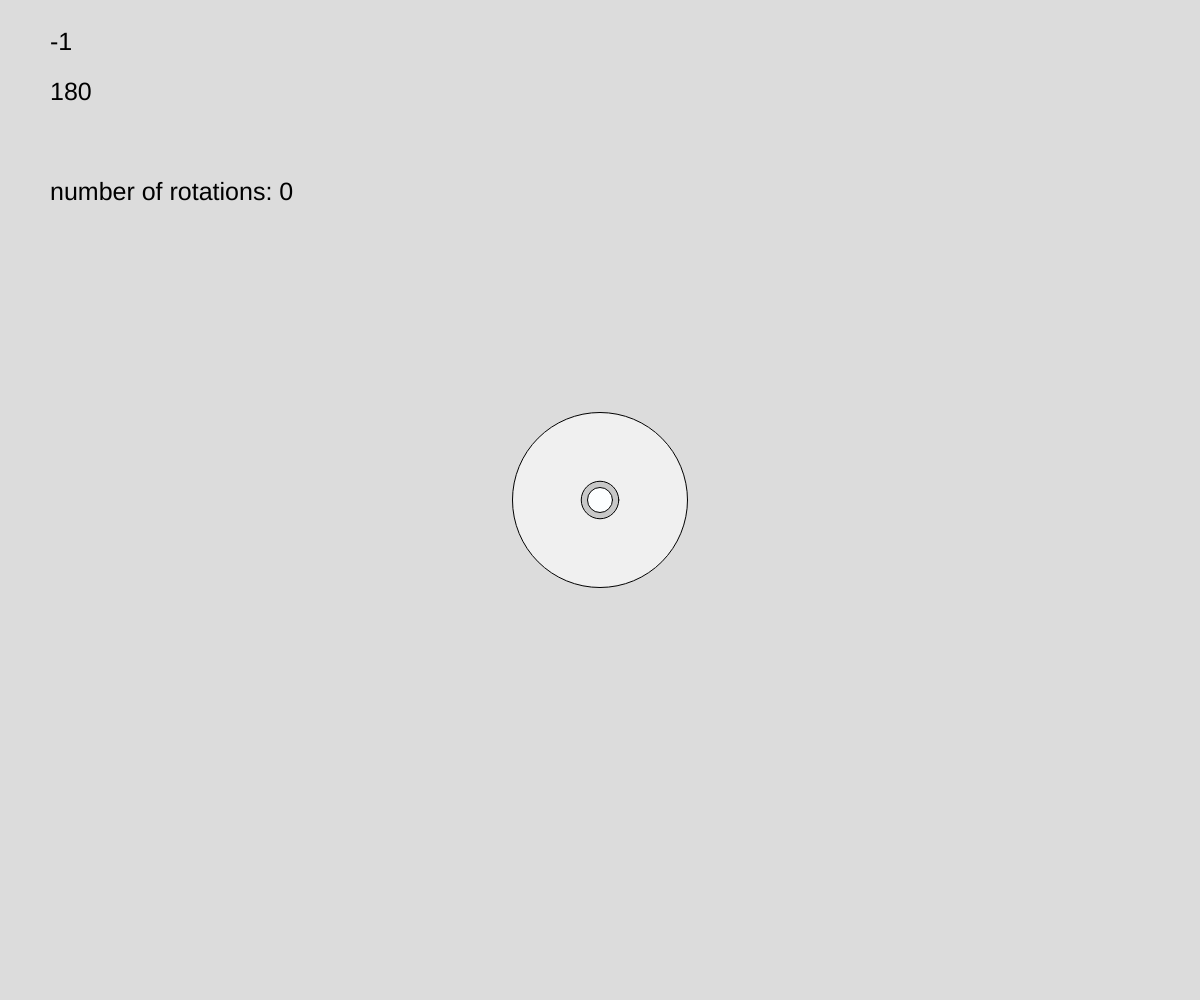
Frame 1 (no input)
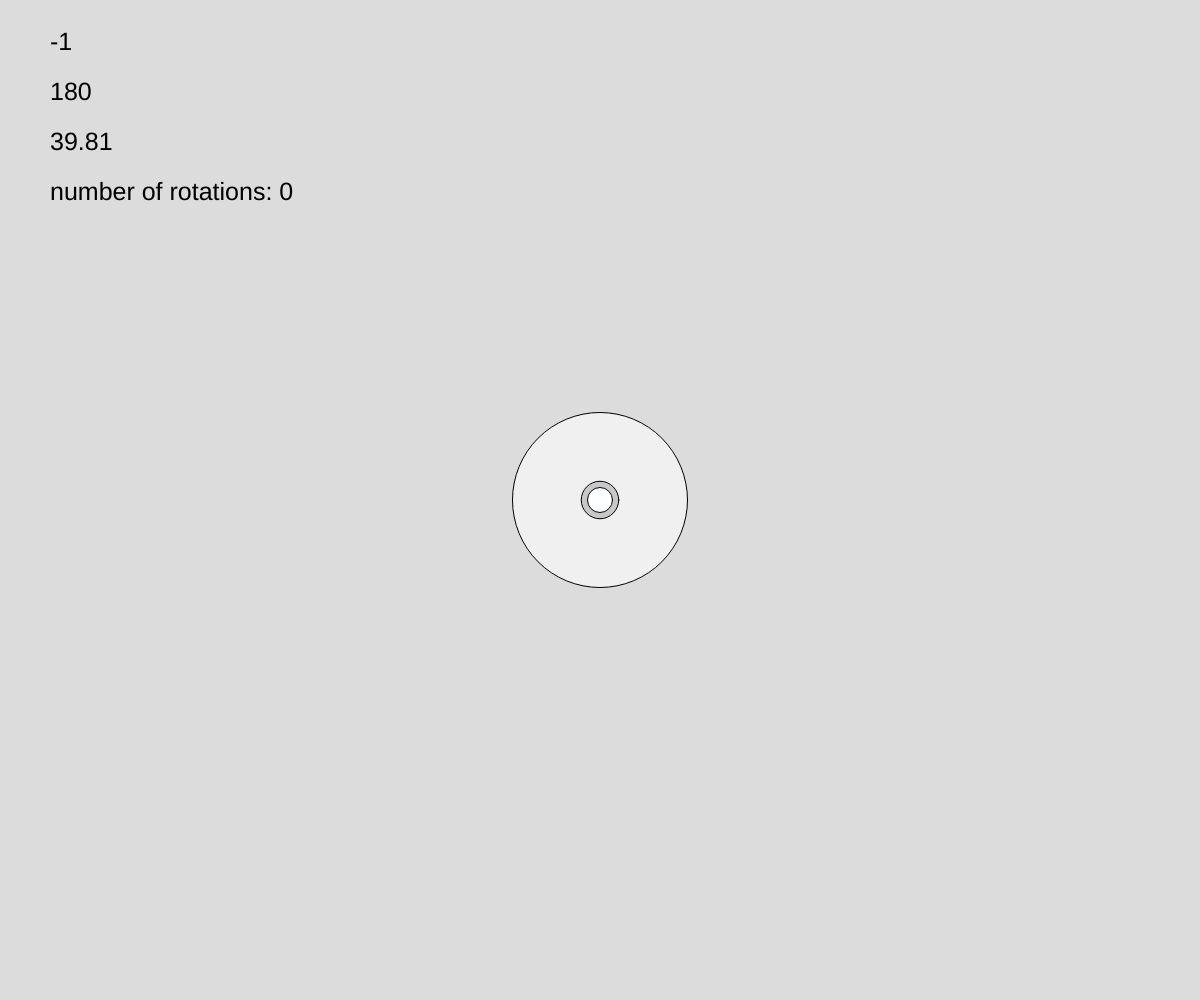
Frame 60 (no input)
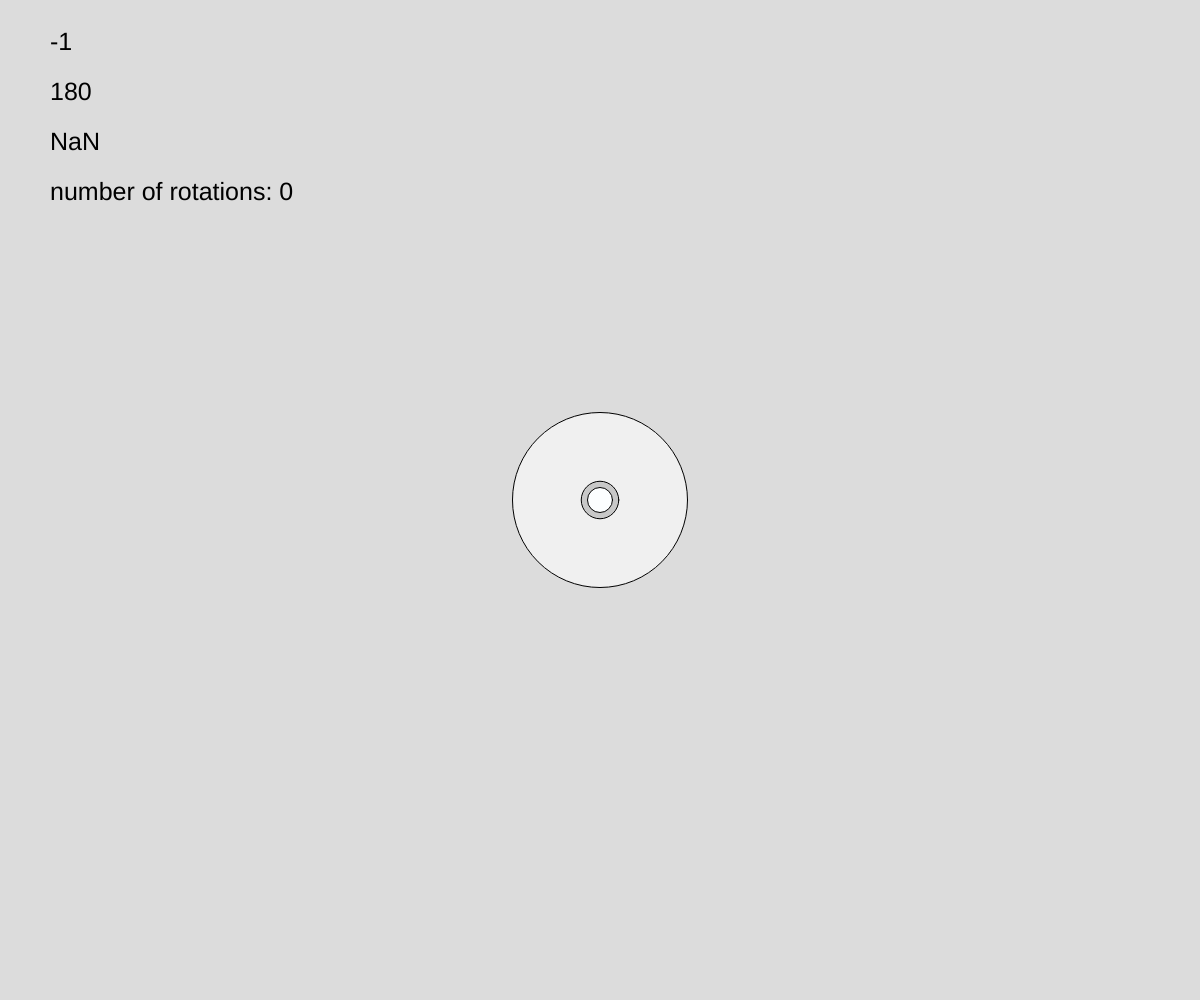
Frame 120 (the mouse pressed at the canvas centre since frame 60)

The p5.js sketch that drew these frames (run headless with seeded random() and noise() and a simulated clock; from frame 60 on, the mouse is pressed at the canvas centre):

// p5.js sketch
// ── sketch.js
let circleOrigin;
let circleSize = 25;

let circleThreshold = circleSize * 7;
let circleCancel = circleSize * 1.5;
let successfulRotations = 0;

let mouseVector;
let angleThresholds = [];
let angleIterations = 8;

let starting = 180;
let multiplier = 0;
let angle;

let withinCircle = false;
let mouseHold = false;
let userLocation = -1;

let configurableColor ='#fcfeff';

function setup() {
  circleOrigin = createVector(windowWidth / 2, windowHeight / 2);
  mouseVector = createVector(0, 0);

  frameRate(60);
  createCanvas(windowWidth, windowHeight);
  angleMode(DEGREES);

  for (let i = 0; i < angleIterations; i++) {
    let difference = 360 / angleIterations;

    if (angleThresholds[i-1] >= 360) {
      angleThresholds[i-1] = 360 - angleIterations;
      starting = 0;
      multiplier = 1;
    }

    append(angleThresholds, starting + (difference * multiplier) );
    multiplier++;
  }

  console.log(angleThresholds);
}

function draw() {
  background(220);

  debugging()
  crankLogic()

}

function debugging() {
  // DEBUGGING
  fill(240);
  circle(circleOrigin.x, circleOrigin.y, circleThreshold);

  fill(200);
  circle(circleOrigin.x, circleOrigin.y, circleCancel);

  fill(0);
  textSize(25);
  text(userLocation, 50, 50);
  text(angleThresholds[userLocation + 1], 50, 100);
  text(angle, 50, 150);
  text( ("number of rotations: "+successfulRotations) , 50, 200);
}

function crankLogic() {
  // Draw
    fill(configurableColor);
    circle(circleOrigin.x, circleOrigin.y, circleSize);

  // Check if within the circle
  if (
    dist(mouseX, mouseY, circleOrigin.x, circleOrigin.y) < circleThreshold / 2
    &
    dist(mouseX, mouseY, circleOrigin.x, circleOrigin.y) > circleCancel / 2
  ) {
    withinCircle = true;
  } else {
    withinCircle = false;
    rotationCancelled();
    configurableColor = '#fcfeff';
  }

  if (angle < 190 & angle > 170 & withinCircle) {
      configurableColor = '#ff200b';
  } else {
      configurableColor = '#fcfeff';
  }

  mouseVector.set(mouseX, mouseY);

  let v0 = p5.Vector.sub(mouseVector, circleOrigin);
  let referenceVector = createVector( circleOrigin.x + 50, circleOrigin.y );
  let v1 = p5.Vector.sub(referenceVector, circleOrigin);

  angle = 180 - round(v0.angleBetween(v1), 2 );

  //console.log(angle);
  if (mouseHold) {
    fill(0);
    configurableColor = '#4db0ee';
    //text("Holding...", 50, 600);

    angleCheck();
  }
}

function angleCheck() {
  if (userLocation < (angleIterations / 2) ) {
    if (angle > angleThresholds[ userLocation + 1 ]) {
      userLocation++;
      console.log("Passed");
    }
  } if (userLocation >= (angleIterations / 2) && userLocation < 16) {
    if (angle > angleThresholds[ userLocation + 1 ] && angle < 300) {
      userLocation++;
      console.log("Passed");
    }
  }

  if (userLocation == angleIterations - 1) {
    userLocation = 0;
    successfulRotations++;
    console.log("Rotated!");
  }
}

function mousePressed() {
  if (withinCircle) 
  {
    mouseHold = (angle < 190 & angle > 170);
    console.log("held");
  }
}

function mouseReleased() {
  console.log("released");
  rotationCancelled();
}

function rotationCancelled() {
  successfulRotations = 0;
  mouseHold = false;
  userLocation = -1;
}
